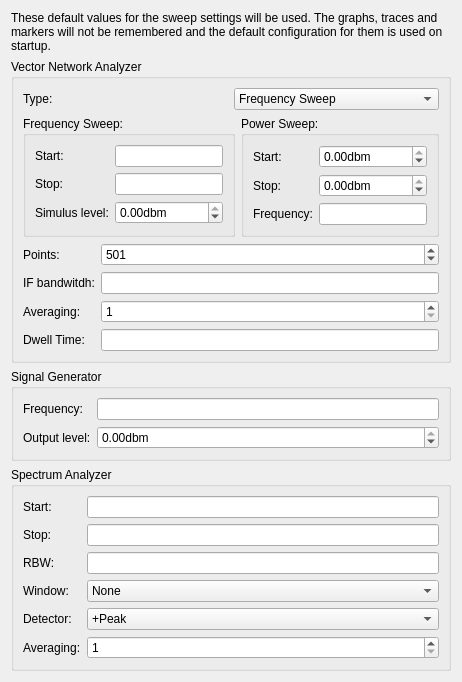
                   <widget class="QWidget" name="StartupPageDefaultValues">
                    <layout class="QVBoxLayout" name="verticalLayout_16">
                     <item>
                      <widget class="QLabel" name="label_37">
                       <property name="text">
                        <string>These default values for the sweep settings will be used. The graphs, traces and markers will not be remembered and the default configuration for them is used on startup.</string>
                       </property>
                       <property name="wordWrap">
                        <bool>true</bool>
                       </property>
                      </widget>
                     </item>
                     <item>
                      <widget class="QGroupBox" name="groupBox_2">
                       <property name="title">
                        <string>Vector Network Analyzer</string>
                       </property>
                       <layout class="QVBoxLayout" name="verticalLayout">
                        <item>
                         <layout class="QHBoxLayout" name="horizontalLayout_9">
                          <item>
                           <widget class="QLabel" name="label_24">
                            <property name="text">
                             <string>Type:</string>
                            </property>
                           </widget>
                          </item>
                          <item>
                           <widget class="QComboBox" name="StartupSweepType">
                            <item>
                             <property name="text">
                              <string>Frequency Sweep</string>
                             </property>
                            </item>
                            <item>
                             <property name="text">
                              <string>Power Sweep</string>
                             </property>
                            </item>
                           </widget>
                          </item>
                         </layout>
                        </item>
                        <item>
                         <layout class="QHBoxLayout" name="horizontalLayout_8">
                          <item>
                           <widget class="QGroupBox" name="groupBox_10">
                            <property name="title">
                             <string>Frequency Sweep:</string>
                            </property>
                            <layout class="QFormLayout" name="formLayout_6">
                             <item row="0" column="0">
                              <widget class="QLabel" name="label_2">
                               <property name="text">
                                <string>Start:</string>
                               </property>
                              </widget>
                             </item>
                             <item row="0" column="1">
                              <widget class="SIUnitEdit" name="StartupSweepStart"/>
                             </item>
                             <item row="1" column="0">
                              <widget class="QLabel" name="label_3">
                               <property name="text">
                                <string>Stop:</string>
                               </property>
                              </widget>
                             </item>
                             <item row="1" column="1">
                              <widget class="SIUnitEdit" name="StartupSweepStop"/>
                             </item>
                             <item row="2" column="0">
                              <widget class="QLabel" name="label_4">
                               <property name="text">
                                <string>Simulus level:</string>
                               </property>
                              </widget>
                             </item>
                             <item row="2" column="1">
                              <widget class="QDoubleSpinBox" name="StartupSweepLevel">
                               <property name="suffix">
                                <string>dbm</string>
                               </property>
                               <property name="minimum">
                                <double>-42.000000000000000</double>
                               </property>
                               <property name="maximum">
                                <double>0.000000000000000</double>
                               </property>
                               <property name="singleStep">
                                <double>0.250000000000000</double>
                               </property>
                              </widget>
                             </item>
                            </layout>
                           </widget>
                          </item>
                          <item>
                           <widget class="QGroupBox" name="groupBox_11">
                            <property name="title">
                             <string>Power Sweep:</string>
                            </property>
                            <layout class="QFormLayout" name="formLayout_7">
                             <item row="0" column="0">
                              <widget class="QLabel" name="label_21">
                               <property name="text">
                                <string>Start:</string>
                               </property>
                              </widget>
                             </item>
                             <item row="0" column="1">
                              <widget class="QDoubleSpinBox" name="StartupSweepPowerStart">
                               <property name="suffix">
                                <string>dbm</string>
                               </property>
                               <property name="minimum">
                                <double>-42.000000000000000</double>
                               </property>
                               <property name="maximum">
                                <double>0.000000000000000</double>
                               </property>
                               <property name="singleStep">
                                <double>0.250000000000000</double>
                               </property>
                              </widget>
                             </item>
                             <item row="1" column="0">
                              <widget class="QLabel" name="label_22">
                               <property name="text">
                                <string>Stop:</string>
                               </property>
                              </widget>
                             </item>
                             <item row="1" column="1">
                              <widget class="QDoubleSpinBox" name="StartupSweepPowerStop">
                               <property name="suffix">
                                <string>dbm</string>
                               </property>
                               <property name="minimum">
                                <double>-42.000000000000000</double>
                               </property>
                               <property name="maximum">
                                <double>0.000000000000000</double>
                               </property>
                               <property name="singleStep">
                                <double>0.250000000000000</double>
                               </property>
                              </widget>
                             </item>
                             <item row="2" column="0">
                              <widget class="QLabel" name="label_23">
                               <property name="text">
                                <string>Frequency:</string>
                               </property>
                              </widget>
                             </item>
                             <item row="2" column="1">
                              <widget class="SIUnitEdit" name="StartupSweepPowerFrequency"/>
                             </item>
                            </layout>
                           </widget>
                          </item>
                         </layout>
                        </item>
                        <item>
                         <layout class="QFormLayout" name="formLayout_8">
                          <item row="0" column="0">
                           <widget class="QLabel" name="label_5">
                            <property name="text">
                             <string>Points:</string>
                            </property>
                           </widget>
                          </item>
                          <item row="0" column="1">
                           <widget class="QSpinBox" name="StartupSweepPoints">
                            <property name="minimum">
                             <number>1</number>
                            </property>
                            <property name="maximum">
                             <number>4501</number>
                            </property>
                            <property name="value">
                             <number>501</number>
                            </property>
                           </widget>
                          </item>
                          <item row="1" column="0">
                           <widget class="QLabel" name="label_6">
                            <property name="text">
                             <string>IF bandwitdh:</string>
                            </property>
                           </widget>
                          </item>
                          <item row="1" column="1">
                           <widget class="SIUnitEdit" name="StartupSweepBandwidth"/>
                          </item>
                          <item row="2" column="0">
                           <widget class="QLabel" name="label_18">
                            <property name="text">
                             <string>Averaging:</string>
                            </property>
                           </widget>
                          </item>
                          <item row="2" column="1">
                           <widget class="QSpinBox" name="StartupSweepAveraging">
                            <property name="minimum">
                             <number>1</number>
                            </property>
                            <property name="maximum">
                             <number>99</number>
                            </property>
                           </widget>
                          </item>
                          <item row="3" column="0">
                           <widget class="QLabel" name="label_63">
                            <property name="text">
                             <string>Dwell Time:</string>
                            </property>
                           </widget>
                          </item>
                          <item row="3" column="1">
                           <widget class="SIUnitEdit" name="StartupSweepDwellTime"/>
                          </item>
                         </layout>
                        </item>
                       </layout>
                      </widget>
                     </item>
                     <item>
                      <widget class="QGroupBox" name="groupBox_3">
                       <property name="title">
                        <string>Signal Generator</string>
                       </property>
                       <layout class="QFormLayout" name="formLayout_2">
                        <item row="0" column="0">
                         <widget class="QLabel" name="label_7">
                          <property name="text">
                           <string>Frequency:</string>
                          </property>
                         </widget>
                        </item>
                        <item row="0" column="1">
                         <widget class="SIUnitEdit" name="StartupGeneratorFrequency"/>
                        </item>
                        <item row="1" column="0">
                         <widget class="QLabel" name="label_8">
                          <property name="text">
                           <string>Output level:</string>
                          </property>
                         </widget>
                        </item>
                        <item row="1" column="1">
                         <widget class="QDoubleSpinBox" name="StartupGeneratorLevel">
                          <property name="suffix">
                           <string>dbm</string>
                          </property>
                          <property name="minimum">
                           <double>-42.000000000000000</double>
                          </property>
                          <property name="maximum">
                           <double>0.000000000000000</double>
                          </property>
                          <property name="singleStep">
                           <double>0.250000000000000</double>
                          </property>
                         </widget>
                        </item>
                       </layout>
                      </widget>
                     </item>
                     <item>
                      <widget class="QGroupBox" name="groupBox_4">
                       <property name="title">
                        <string>Spectrum Analyzer</string>
                       </property>
                       <layout class="QFormLayout" name="formLayout_3">
                        <item row="0" column="0">
                         <widget class="QLabel" name="label_9">
                          <property name="text">
                           <string>Start:</string>
                          </property>
                         </widget>
                        </item>
                        <item row="0" column="1">
                         <widget class="SIUnitEdit" name="StartupSAStart"/>
                        </item>
                        <item row="1" column="0">
                         <widget class="QLabel" name="label_10">
                          <property name="text">
                           <string>Stop:</string>
                          </property>
                         </widget>
                        </item>
                        <item row="1" column="1">
                         <widget class="SIUnitEdit" name="StartupSAStop"/>
                        </item>
                        <item row="2" column="0">
                         <widget class="QLabel" name="label_11">
                          <property name="text">
                           <string>RBW:</string>
                          </property>
                         </widget>
                        </item>
                        <item row="2" column="1">
                         <widget class="SIUnitEdit" name="StartupSARBW"/>
                        </item>
                        <item row="3" column="0">
                         <widget class="QLabel" name="label_12">
                          <property name="text">
                           <string>Window:</string>
                          </property>
                         </widget>
                        </item>
                        <item row="3" column="1">
                         <widget class="QComboBox" name="StartupSAWindow">
                          <item>
                           <property name="text">
                            <string>None</string>
                           </property>
                          </item>
                          <item>
                           <property name="text">
                            <string>Kaiser</string>
                           </property>
                          </item>
                          <item>
                           <property name="text">
                            <string>Hann</string>
                           </property>
                          </item>
                          <item>
                           <property name="text">
                            <string>Flat Top</string>
                           </property>
                          </item>
                         </widget>
                        </item>
                        <item row="4" column="0">
                         <widget class="QLabel" name="label_13">
                          <property name="text">
                           <string>Detector:</string>
                          </property>
                         </widget>
                        </item>
                        <item row="4" column="1">
                         <widget class="QComboBox" name="StartupSADetector">
                          <item>
                           <property name="text">
                            <string>+Peak</string>
                           </property>
                          </item>
                          <item>
                           <property name="text">
                            <string>-Peak</string>
                           </property>
                          </item>
                          <item>
                           <property name="text">
                            <string>Sample</string>
                           </property>
                          </item>
                          <item>
                           <property name="text">
                            <string>Normal</string>
                           </property>
                          </item>
                          <item>
                           <property name="text">
                            <string>Average</string>
                           </property>
                          </item>
                         </widget>
                        </item>
                        <item row="5" column="0">
                         <widget class="QLabel" name="label_19">
                          <property name="text">
                           <string>Averaging:</string>
                          </property>
                         </widget>
                        </item>
                        <item row="5" column="1">
                         <widget class="QSpinBox" name="StartupSAAveraging">
                          <property name="minimum">
                           <number>1</number>
                          </property>
                          <property name="maximum">
                           <number>99</number>
                          </property>
                         </widget>
                        </item>
                       </layout>
                      </widget>
                     </item>
                    </layout>
                   </widget>
